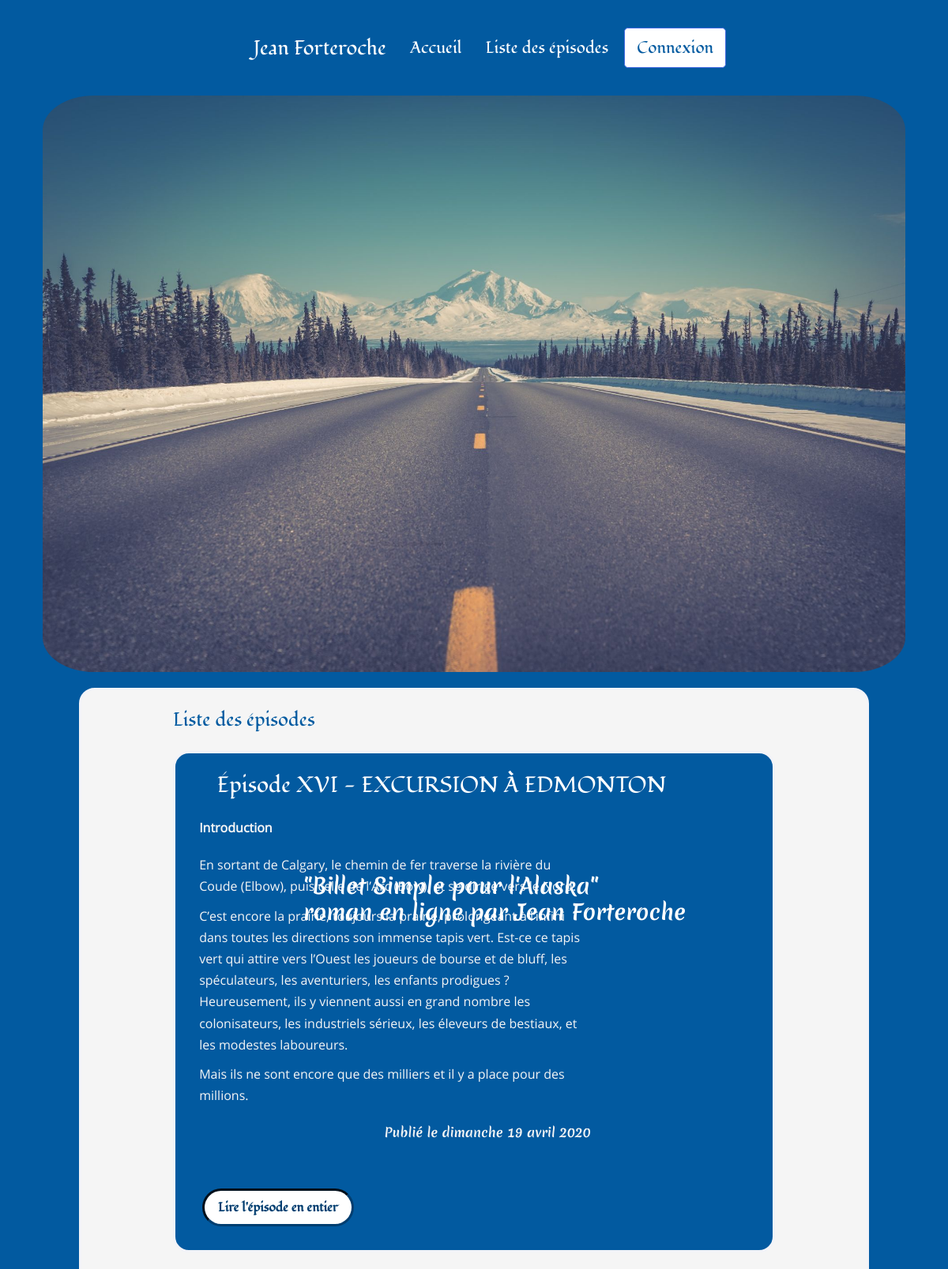
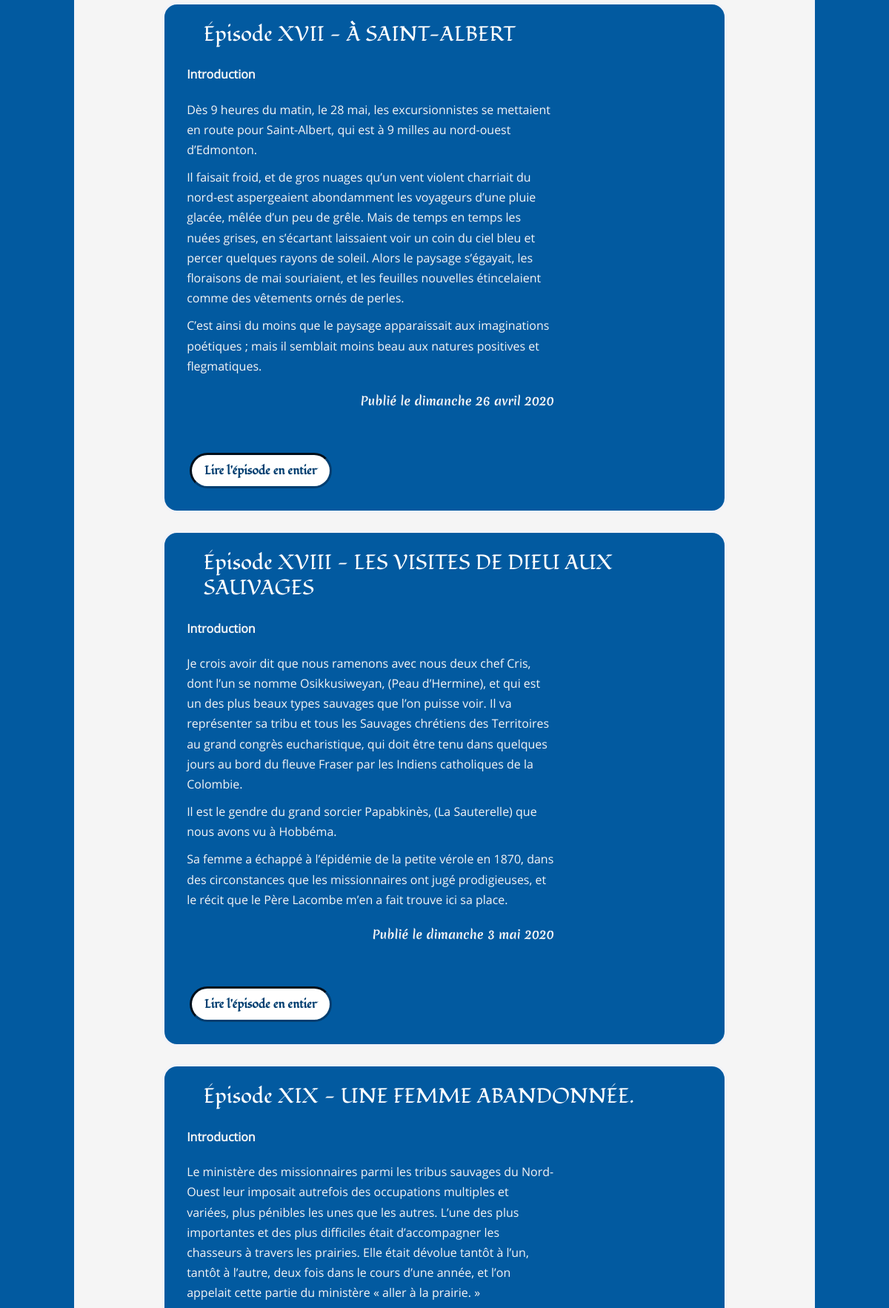
Screenshot of /index.php?action=listOfPosts&page=4 (upper part) with the database file from the repository (2 pictures, top to bottom).
### tables this page shows
CREATE TABLE IF NOT EXISTS `Posts` (
  `id` int(11) NOT NULL AUTO_INCREMENT,
  `chapter` SMALLINT(1) UNSIGNED NOT NULL,
  `title` varchar(255) NOT NULL,
  `introduction` text NOT NULL,
  `content` text NOT NULL,
  `post_date` datetime NOT NULL,
  `post_status` varchar(7) NOT NULL,
  PRIMARY KEY (`id`)
);

### src/View/View.php (called while the page is built, shortened)
<?php
class View
{
    public function render(array $data, string $origin): void
    {
        require_once "..\\templates\\${origin}\\${data['template']}.html.php";
        require_once "..\\templates\\${origin}\\layout.html.php";
    }
}

### src/Controller/Frontoffice/PostController.php (called while the page is built, shortened)
<?php
class PostController
{
    private PostManager $postManager;
    private View $view;
    public function __construct(PostManager $postManager, CommentManager $commentManager, View $view, Session $session, Error $error)
    {
        $this->postManager = $postManager;
        $this->view = $view;
    }
    public function displayListOfPosts(int $currentPage, Session $session): void
    {
        $nbPostsPerPage = 5;
        $nbTotalPosts = $this->postManager->getNbPosts();
        $nbTotalPages = ceil($nbTotalPosts / $nbPostsPerPage);
        $previousPage = $currentPage<=1 ? null : ($currentPage-1);
        $nextPage = $currentPage>=$nbTotalPages ? null : ($currentPage+1);
        $dataAllPostsPagination = $this->postManager->getListPostsPagination($currentPage, $nbPostsPerPage);
        $this->view->render(['template' => 'listofposts', 'allpostspagination' => $dataAllPostsPagination, 'previouspage' => $previousPage, 'nextpage'=> $nextPage, 'sessionmessage' => $session->getSessionMessage('message'), 'sessionerreur' => $session->getSessionMessage('erreur')], 'frontoffice');
    }
}

### public/index.php (called while the page is built, shortened)
<?php
$router = new Router();
$router->run();

### src/Model/PostManager.php (called while the page is built, shortened)
<?php
class PostManager
{
    private $database;
    public function __construct(Database $database)
    {
        $this->database = $database->getPdo();
    }
    public function getListPostsPagination(int $currentPage, int $nbPostsPerPage): ?array
    {
        $firstPostPage=($currentPage-1)*$nbPostsPerPage;
        $request = $this->database->prepare('SET lc_time_names = \'fr_FR\';');
        $request->execute();
        $request = $this->database->prepare('SELECT id, chapter, title, introduction, CONCAT_WS(\' \', \'le\', DAYNAME(post_date), DAY(post_date), MONTHNAME(post_date), YEAR(post_date)) AS post_date_fr, post_status FROM posts WHERE post_status=\'publish\' ORDER BY chapter, post_date ASC LIMIT :firstPostPage, :nbPostsPerPage');
        $request->bindValue(':firstPostPage', $firstPostPage, \PDO::PARAM_INT);
        $request->bindValue(':nbPostsPerPage', $nbPostsPerPage, \PDO::PARAM_INT);
        $request->execute();
        $result = $request->fetchAll();
        return !$result ? null : $result;
    }
}

### src/Service/Database.php (called while the page is built, shortened)
<?php
class Database
{
    private $database;
    public function __construct()
    {
        $this->database = new \PDO('mysql:host=localhost;dbname=openclassrooms_project4;port=3306;charset=utf8mb4', 'root', 'vFaGsjLk8WpkQtxYJ8XZXAf690shjBzW', [
            \PDO::ATTR_ERRMODE => \PDO::ERRMODE_EXCEPTION,
            \PDO::ATTR_DEFAULT_FETCH_MODE => \PDO::FETCH_ASSOC
        ]);
    }
    public function getPdo(): \PDO
    {
        return $this->database;
    }
}

### templates/frontoffice/listofposts.html.php (the view, shortened to what this page needs)
<?php if ($data['allpostspagination'] === null): ?>
    <section>
        <p class="pError"> Erreur : l'affichage de la liste des épisodes n'est pas possible </p>
    </section>
<?php elseif ($data['allpostspagination'] !== null): ?>
    <section>
        <h2>Liste des épisodes</h2>
        <?php foreach($data['allpostspagination'] as $post): ?>
                <article>
                    <h3>Épisode <?=$post['title']?></h3>
                    <p class="pTitleIntroductionToTheEpisode">Introduction</p>
                    <p class="pIntroductionToTheEpisode"><?=$post['introduction']?></p>
                    <p class="pCreatedAt">Publié <?=$post['post_date_fr']?> </p>
                    <a href="index.php?action=detailOfPost&amp;id=<?=$post['id']?>" class="linkReadTheEntireEpisode">Lire l'épisode en entier</a>
                </article>
        <?php endforeach; ?>
    </section>
<?php endif; ?>

### public/css/style.css (style rules this page uses)
html { font-size: 100%; font-family: 'merienda_oneregular', Arial, sans-serif, serif; font-weight: 400; color: #FFF; box-sizing: border-box; }
*, *::before, *::after { box-sizing: inherit; }
html, body { margin:0; padding:0; }
body { font-size: 1rem; background-color: #025AA0; display: flex; flex-direction: column; align-items: center; }
a { color: white; text-decoration: none; }
section h2 { font-family: 'fondamentoregular', Arial, sans-serif, serif; }
article { display: flex; flex-direction: column; margin-top: 20px; color: whitesmoke; border: 3px solid rgb(242, 243, 248); border-radius: 20px; background-color: #025AA0; }
article h3, article h4, article h5 { color: #FFF; padding-left: 7%; font-family: 'fondamentoregular', Arial, sans-serif, serif; }
p { line-height: 1.7; padding: 0 4%; margin-top: 0; margin-bottom: 10px; font-family: 'open_sansregular'; }
.pTitleIntroductionToTheEpisode, .pComment { font-weight: 600; }
.pIntroductionToTheEpisode { font-family: 'ralewayregular','open_sansregular', sans-serif; }
.pCreatedAt { font-family: 'merienda_oneregular', Arial, sans-serif, serif; text-align: end; }
.linkToTheRestOfThePost, .linkReadTheEntireEpisode, .inputTypeSubmitPublishComment, .linkToTheReportOfThePostComment, .inputTypeSubmitValidateLogin, .inputTypeSubmitRenewPassword , .inputTypeSubmitChangePassword, .inputTypeSubmitSaveDraft, .inputTypeSubmitPreview, .inputTypeSubmitPublish, .homeTab, .myProfileTab, .episodeListTab, .createAnEpisodeTab, .commentsTab, .logoutTab { width: 8rem; text-align: center; transition: border 1.3s ease, background-color 1.3s ease, color 0.7s ease; background-color: #FFF; color: #013E70; border: inset #013E70; border-radius: 2em; padding: 10px 10px; font-weight: 600; font-family: 'fondamentoregular', Arial, sans-serif, serif; margin-left: 4.5%; margin-bottom: 4%; align-self: flex-start; }
.linkReadTheEntireEpisode { width: 12rem; }
article, section h2, article h3, .linkPreviousPost, .linkNextPost, .linkPreviousPage, .linkNextPage, footer { margin: 1.5rem 0rem; }
.sectionPostComment, .pCreatedAt, .sectionH4TitleComments { margin-bottom: 3.5rem; }
h1, h2, h3, h4, h5, h6 { margin-top: 0; margin-bottom: .5rem; }
.h1, .h2, .h3, .h4, .h5, .h6, h1, h2, h3, h4, h5, h6 { margin-bottom: .5rem; font-weight: 500; line-height: 1.2; }
.h3, h3 { font-size: 1.75rem; }
@media all and (min-width: 600px) and (min-resolution: 1dppx) { p { width: 556px; } }
@media all and (min-width: 1024px) and (min-resolution: 1dppx) { section h2, .sectionH4TitleComments,.pControlPanelPage, .pError { color: #025AA0; } }

### rows the page displays
posts: title "XVI - EXCURSION À EDMONTON", introduction "En sortant de Calgary, le chemin de fer traverse la rivière du Coude (Elbow), puis celle de l’Arc (Bow), et se dirige vers le Nord. C’est encore la prairie, toujours la prairie, prolongeant à l’infini dans toutes les directions son immense tapis vert. Est-ce ce tapis vert qui attire vers l’Ouest les joueurs de bourse et de bluff, les spéculateurs, les aventuriers, les enfants prodigues ? Heureusement, ils y viennent aussi en grand nombre les colonisateurs, les industriels sérieux, les éleveurs de bestiaux, et les modestes laboureurs. Mais ils ne sont encore que des milliers et il y a place pour des millions.", post_date_fr "le dimanche 19 avril 2020"
posts: title "XVII - À SAINT-ALBERT", introduction "Dès 9 heures du matin, le 28 mai, les excursionnistes se mettaient en route pour Saint-Albert, qui est à 9 milles au nord-ouest d’Edmonton. Il faisait froid, et de gros nuages qu’un vent violent charriait du nord-est aspergeaient abondamment les voyageurs d’une pluie glacée, mêlée d’un peu de grêle. Mais de temps en temps les nuées grises, en s’écartant laissaient voir un coin du ciel bleu et percer quelques rayons de soleil. Alors le paysage s’égayait, les floraisons de mai souriaient, et les feuilles nouvelles étincelaient comme des vêtements ornés de perles. C’est ainsi du moins que le paysage apparaissait aux imaginations poétiques ; mais il semblait moins beau aux natures positives et…", post_date_fr "le dimanche 26 avril 2020"
posts: title "XVIII - LES VISITES DE DIEU AUX SAUVAGES", introduction "Je crois avoir dit que nous ramenons avec nous deux chef Cris, dont l’un se nomme Osikkusiweyan, (Peau d’Hermine), et qui est un des plus beaux types sauvages que l’on puisse voir. Il va représenter sa tribu et tous les Sauvages chrétiens des Territoires au grand congrès eucharistique, qui doit être tenu dans quelques jours au bord du fleuve Fraser par les Indiens catholiques de la Colombie. Il est le gendre du grand sorcier Papabkinès, (La Sauterelle) que nous avons vu à Hobbéma. Sa femme a échappé à l’épidémie de la petite vérole en 1870, dans des circonstances que les missionnaires ont jugé prodigieuses, et le récit que le Père Lacombe m’en a fait trouve ici sa place.", post_date_fr "le dimanche 3 mai 2020"
posts: title "XIX - UNE FEMME ABANDONNÉE.", introduction "Le ministère des missionnaires parmi les tribus sauvages du Nord-Ouest leur imposait autrefois des occupations multiples et variées, plus pénibles les unes que les autres. L’une des plus importantes et des plus difficiles était d’accompagner les chasseurs à travers les prairies. Elle était dévolue tantôt à l’un, tantôt à l’autre, deux fois dans le cours d’une année, et l’on appelait cette partie du ministère « aller à la prairie. »"
